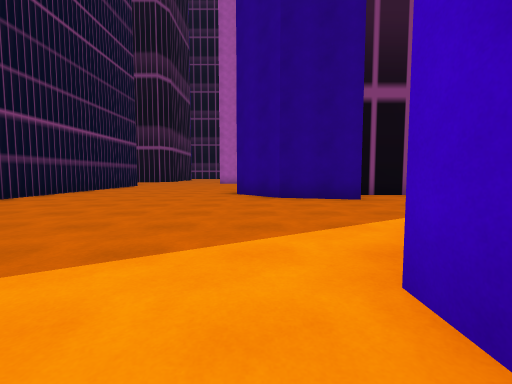
View 1 (above)

24 first-person views from a walk through a Unity game level. The camera is 1.2 m above the floor, tilts 4° down and sees 90° across. The floor is counted in squares, 2 m on a side. Each view is taken from the middle of a square. On the plan, view 1 faces up. The plan holds only what a view shows up to about 9 squares ahead; the rest is blank. The place goes on beyond the plan. The player is left out.

View 2
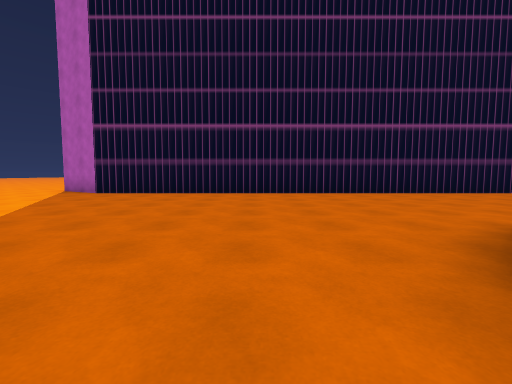

View 3
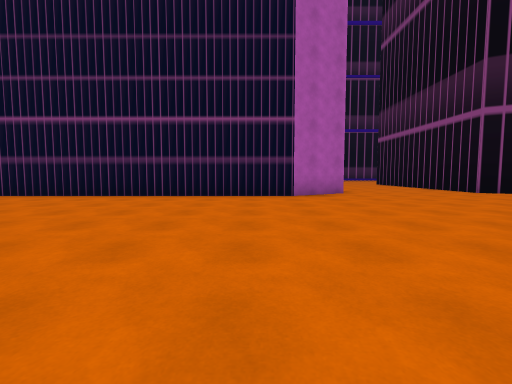

View 4
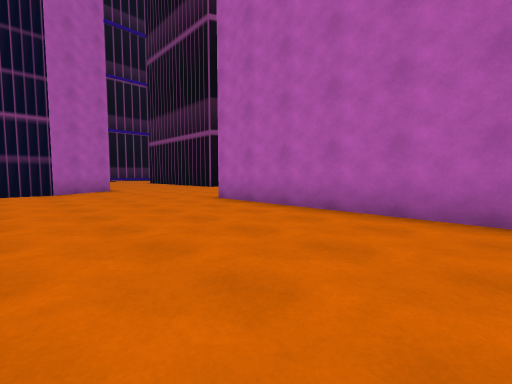

View 5
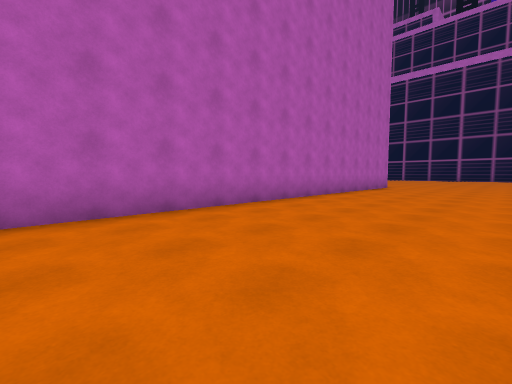

View 6
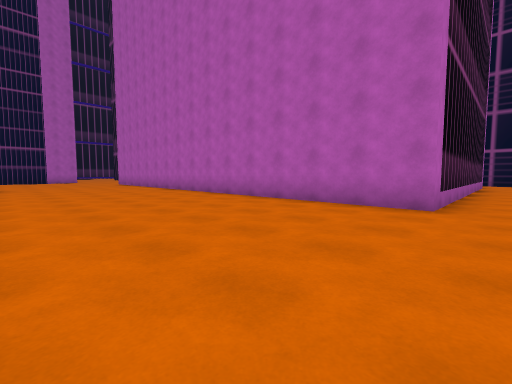

View 7
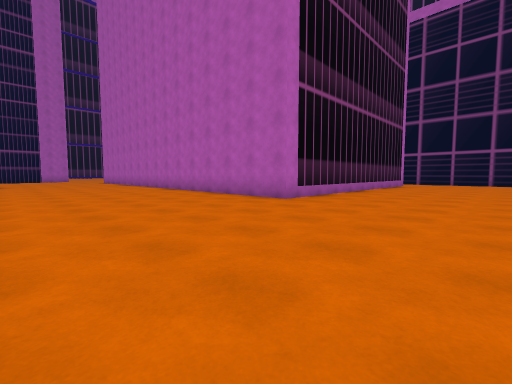

View 8
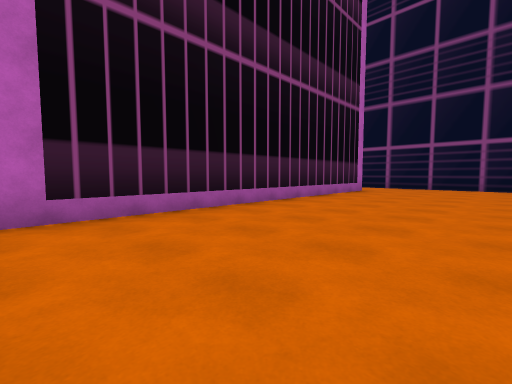

View 9
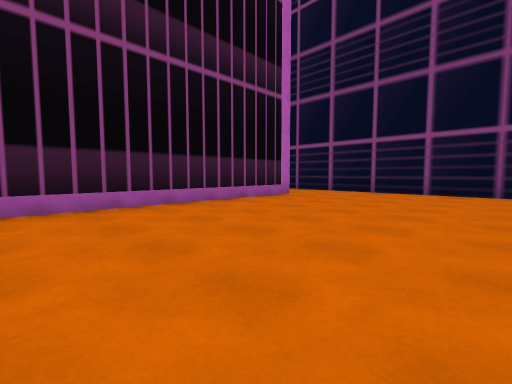

View 10
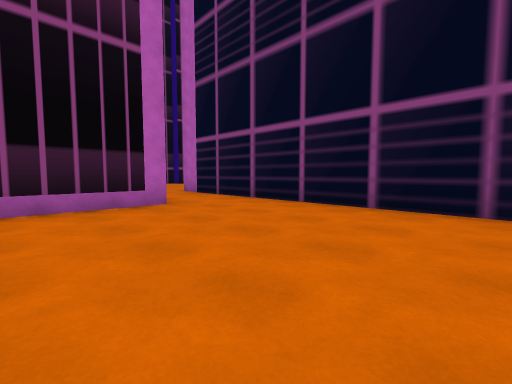

View 11
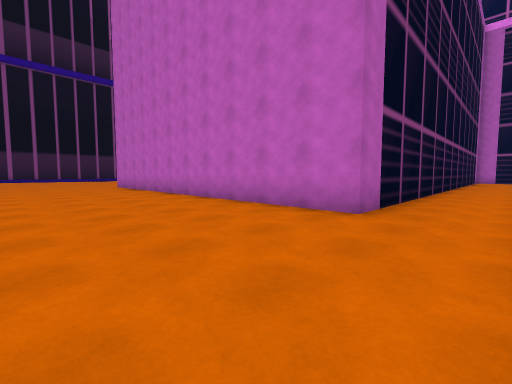

View 12
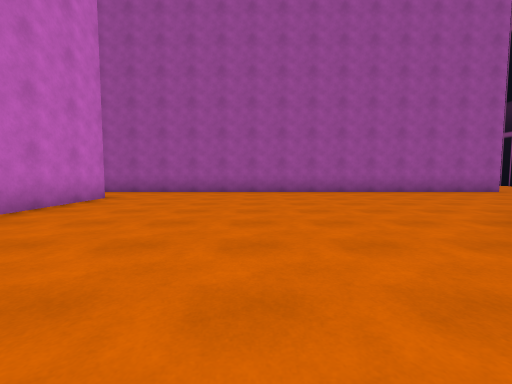

View 13
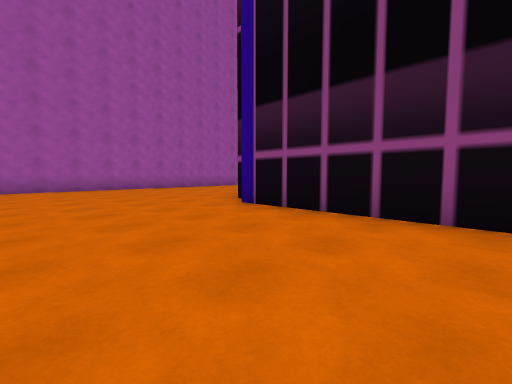

View 14
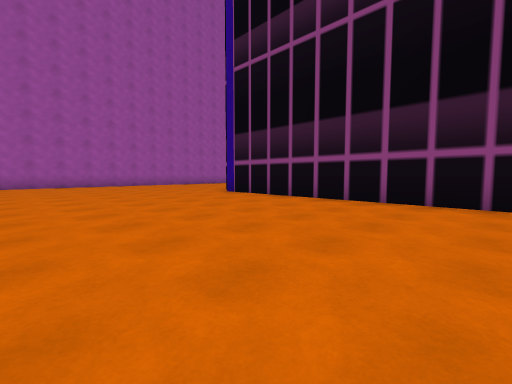

View 15
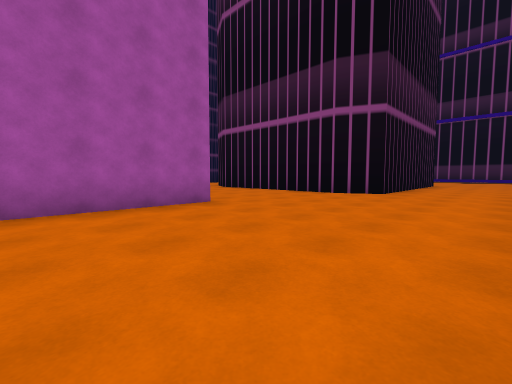

View 16
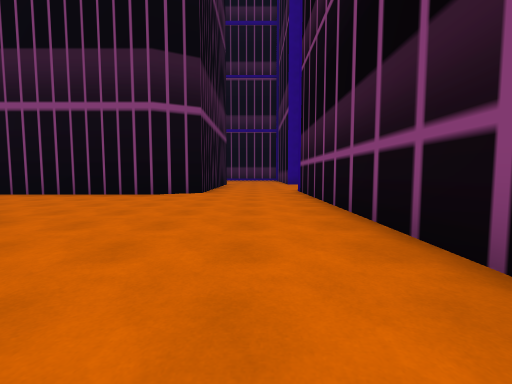

View 17
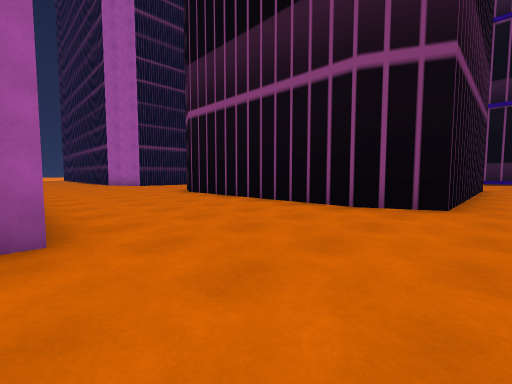

View 18
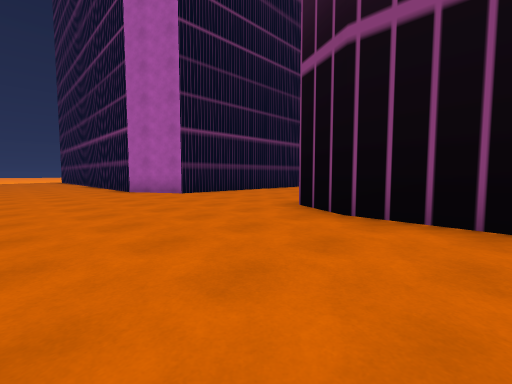

View 19
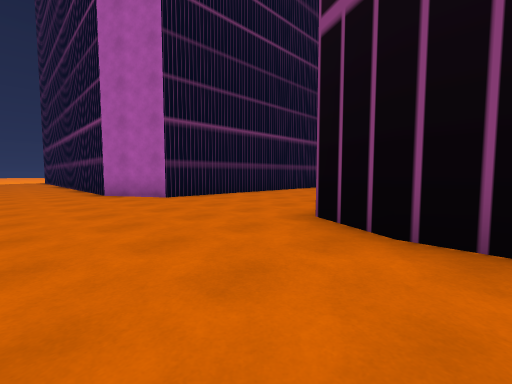

View 20
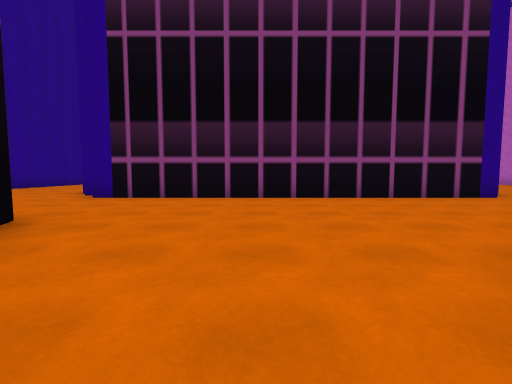

View 21
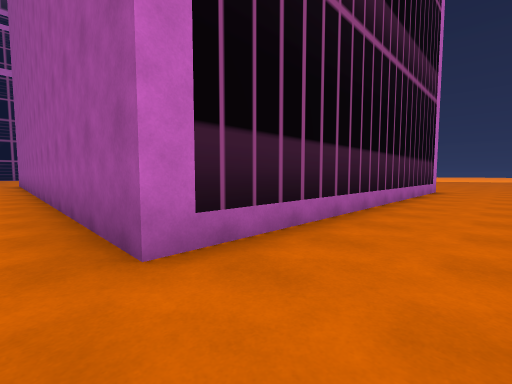

View 22
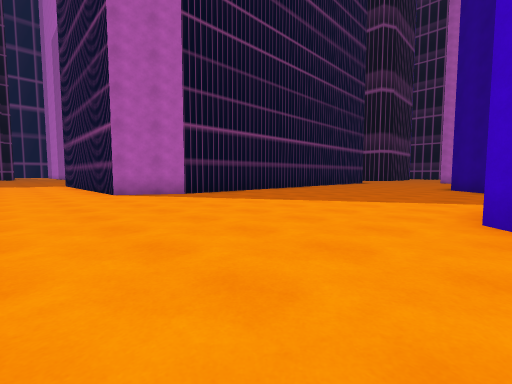

View 23
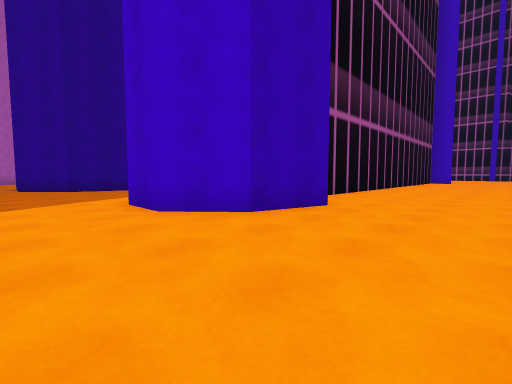

View 24
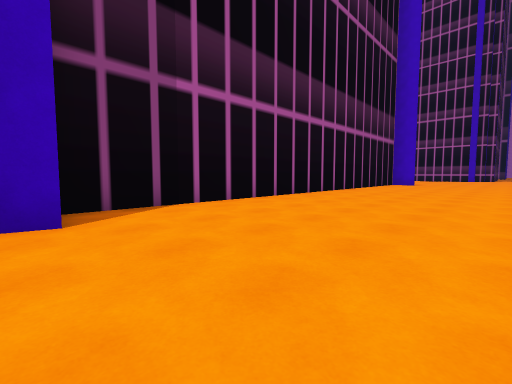

### Floor plan
Key: @ floor where view 1 was taken; # wall or solid block; . floor; B building.
Columns run from 9 left of view 1 to 18 right of it. Each row starts with its distance up from view 1.
 39             #......
 38             #......
 37             #......
 36             #......
 35             #......#
 34             #......#
 33             #......#
 32 B           B......#
 31 .###########.......#
 30 ...................#
 29 ...................#
 28 ...................#########
 27 ##B.........................
 26  ##.........................
 25   #....################.....
 24   #....#              #.....
 23   #....#              #.....
 22   #....#              #.....
 21   #....#              #.....
 20   #....#              #.....
 19  ##....#              #.....
 18 .......#              #....
 17 .......#              #....
 16 .......################....
 15 ...........................
 14 ###........................
 13   ##.......................
 12    #.......................
 11    #...... ................
 10    #.....
  9    #.....
  8    #.....# ###
  7    #.....###..
  6    #.........
  5    #.........
  4    #........
  3    #........
  2    #.......
  1    #......#
  0   ##.....@###########
 -1 ###........##.........
 -2 .......................
 -3 ........................
 -4 .........................
 -5             .............

Where each view was taken, in squares from view 1:
view 1: 0 up, 0 right, facing up
view 2: 5 up, 2 right, facing left
view 3: 12 up, 1 right, facing left
view 4: 12 up, 3 right, facing up-left
view 5: 12 up, 1 right, facing up-right
view 6: 11 up, 14 right, facing up-left
view 7: 11 up, 17 right, facing up-left
view 8: 16 up, 17 right, facing up-left
view 9: 19 up, 18 right, facing up-left
view 10: 23 up, 18 right, facing up-left
view 11: 26 up, 6 right, facing up-right
view 12: 34 up, 6 right, facing down
view 13: 36 up, 7 right, facing down-left
view 14: 39 up, 9 right, facing down-left
view 15: 30 up, 1 right, facing down-left
view 16: 29 up, 1 right, facing left
view 17: 28 up, 2 left, facing down-left
view 18: 22 up, 3 left, facing down-left
view 19: 21 up, 4 left, facing down-left
view 20: 24 up, 4 left, facing up
view 21: 26 up, 4 left, facing down-right
view 22: 4 down, 1 right, facing up-left
view 23: 4 down, 1 left, facing up-right
view 24: 5 down, 3 right, facing up-right
